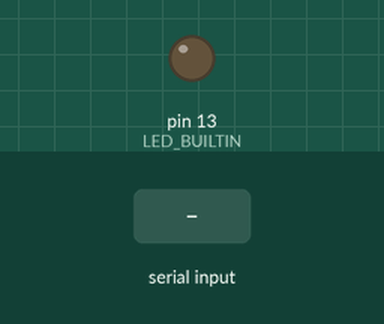
A sketch run on a simulated Arduino Uno, built with avr-gcc and run on an emulated ATmega328P. On the bench: output pins drawn as LEDs (lit = HIGH). The test bench sets the inputs (shaded band).

Above: at 1.2 s.
1.3 s: "LED_ON\n" received over Serial
At 2.5 s:
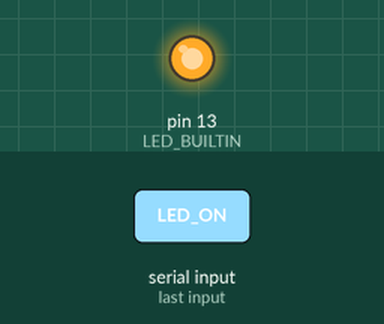
2.8 s: "LED_OFF\n" received over Serial
At 3.9 s:
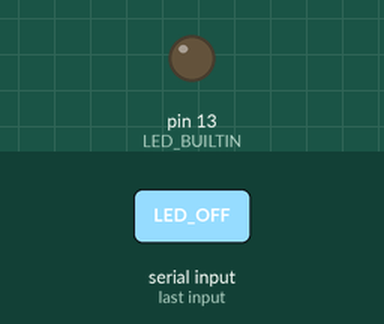
Timing chart, 0 to 5.8 s (numbered marks = the images above; inputs shaded):
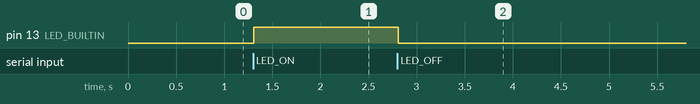

Measured:
- after the input at 1.3 s, pin 13 (LED_BUILTIN): LOW → HIGH at once
- after the input at 2.8 s, pin 13 (LED_BUILTIN): HIGH → LOW at once

The sketch:

led_control.ino
```cpp
bool isLedOn = false;
void setup() {
  Serial.begin(9600);             // Initialize serial communication
  pinMode(LED_BUILTIN, OUTPUT);
}

void loop() {
  if (Serial.available() > 0) {   // Check if data is available to read
    String command = Serial.readStringUntil('\n');  // Read the incoming command
    command.trim();  // Remove any extra whitespace or newline characters

    if (command == "LED_ON" && !isLedOn) {
      digitalWrite(LED_BUILTIN, HIGH);
      isLedOn = true;
    } else if (command == "LED_OFF" && isLedOn) {
      digitalWrite(LED_BUILTIN, LOW);
      isLedOn = false;
    } else {
      Serial.println("Unknown command received");
    }
  }
}
```
